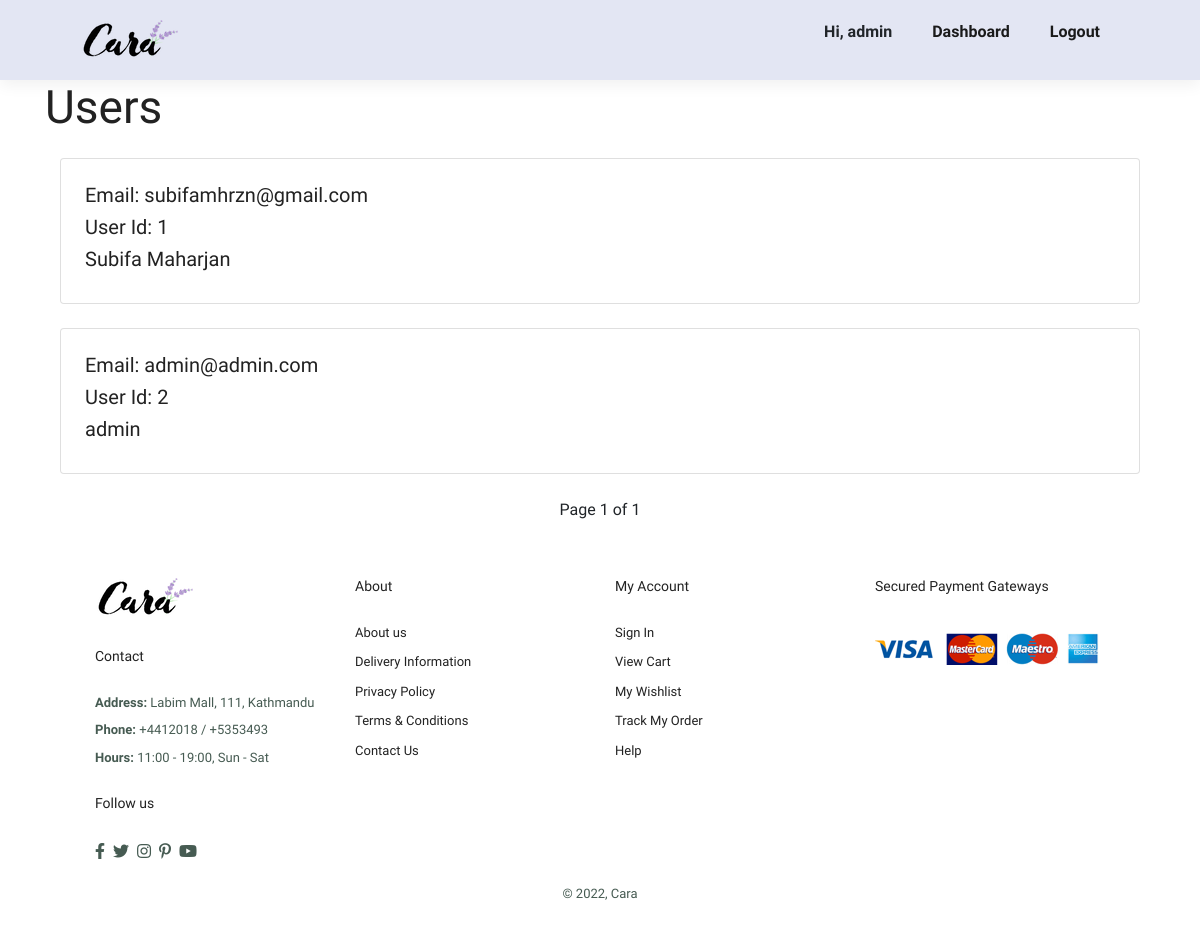
/view_customers/ (signed in), run on an earlier commit of the app's database.
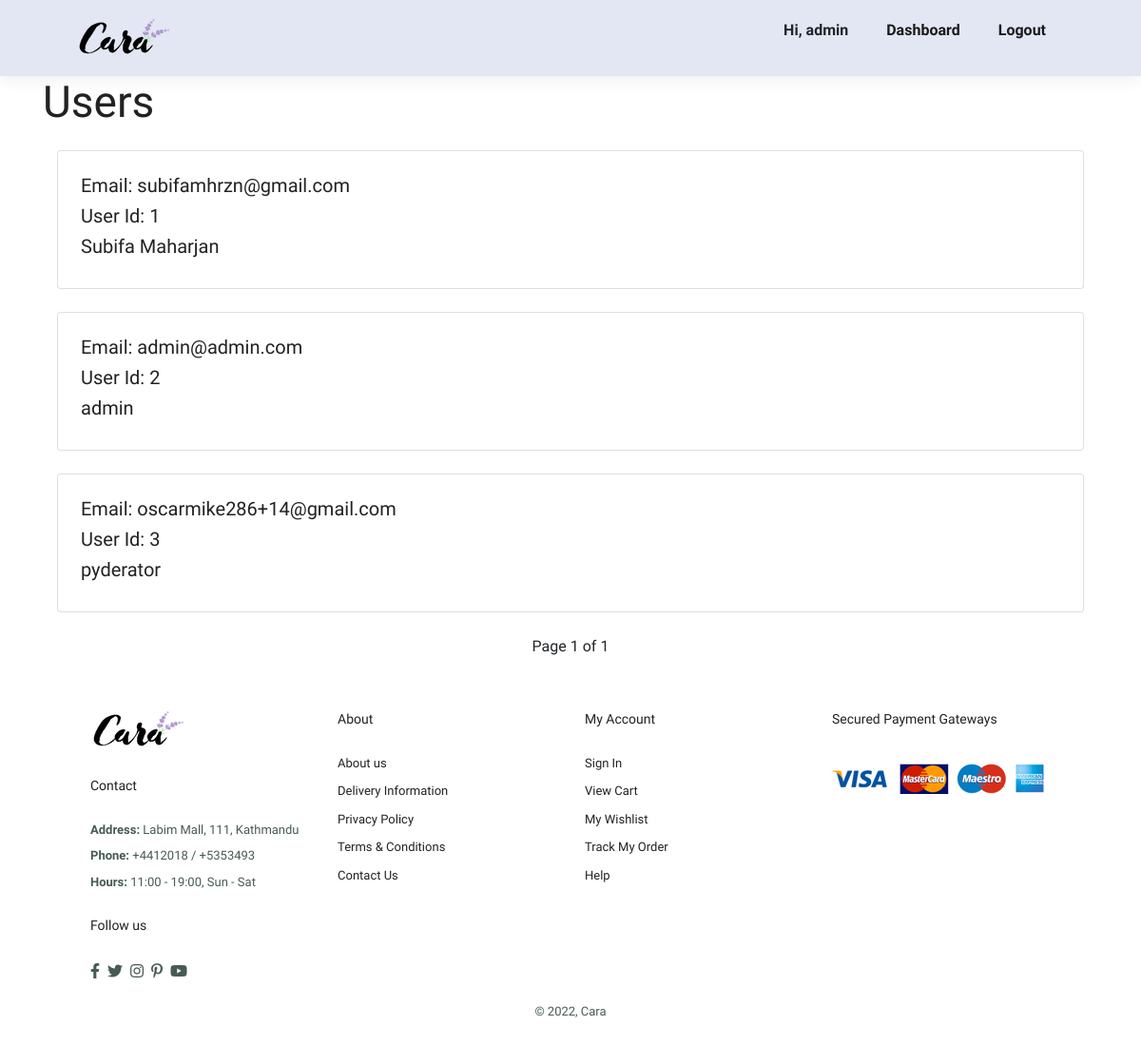
And on a later commit of the database.
### store/models.py (models this page shows, shortened)
class Customer(models.Model):
	user = models.OneToOneField(User, null=True, blank=True, on_delete=models.CASCADE)
	name = models.CharField(max_length=200, null=True, default="admin")
	email = models.CharField(max_length=200, default="admin@admin.com")

### store/views.py (the view)
# urls.py: path('view_customers/', views.CustomerListView.as_view(template_name="admin/customers_list.html"), name="customers_list"),
class CustomerListView(LoginRequiredMixin, ListView):
	login_url = "/login/"
	model = Customer
	paginate_by = 10

### store/templates/admin/customers_list.html (shortened to what this page needs)
{% extends "base/index.html" %}
{% block content %}
<div class="container">
<h2 class="mb-">Users</h2>
{% for customer in object_list %}
<div class="col">
  <div class=" card my-4 p-4">
    <div class="">
      <h4>Email: {{customer.email}}</h4>
      <h4>User Id: {{customer.id}}</h4>
      <h4>{{customer.name}}</h4>
    </div>
  </div>
</div>
{% empty %}
  <h2>No Products Listed</h2>
{% endfor %}
<nav aria-label="Page navigation example">
  <ul class="pagination justify-content-center">
  <li class="page-item">
    Page {{ page_obj.number }} of {{ page_obj.paginator.num_pages }}
  </li>
  </ul>
</nav>
</div>
{% endblock %}

What changed in the data, as far as the page shows it:
added Customer: email "oscarmike286+14@gmail.com", id "3", name "pyderator"
